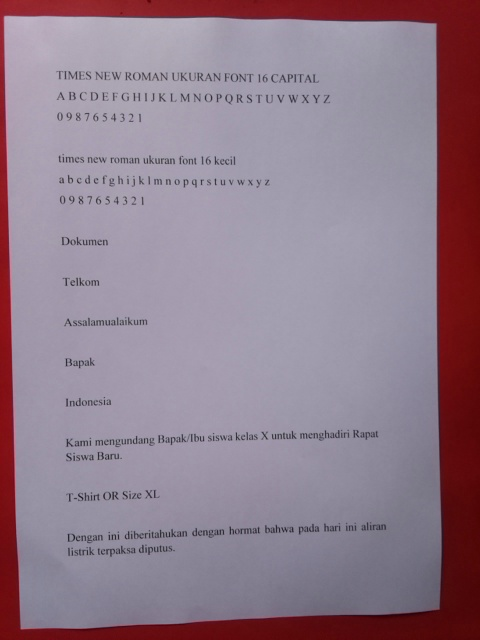
#> input picture developing/TIMESNEWROMAN16FIRST/UnwrappedDocument0.jpg, 480 x 640 px
$ python imagePreprocessing.py
#> lines starting #> are read from the running program, lines starting #| are printed output that depends on the picture; after the words box and inside, x2 and y2 are one past the last pixel; in counts of white or black regions, pixels touching at a corner belong together
import cv2
import numpy as np
import pytesseract

#tesseractFile = "C:\Program Files\Tesseract-OCR\Tesseract.exe"
#pytesseract.pytesseract.tesseract_cmd = tesseractFile

def stackImages(imgArray,scale,lables=[]):
    rows = len(imgArray)
    cols = len(imgArray[0])
    rowsAvailable = isinstance(imgArray[0], list)
    width = imgArray[0][0].shape[1]
    height = imgArray[0][0].shape[0]
    if rowsAvailable:
        for x in range(0, rows):
            for y in range(0, cols):
                imgArray[x][y] = cv2.resize(imgArray[x][y], (0, 0), None, scale, scale)
                if len(imgArray[x][y].shape) == 2: imgArray[x][y] = cv2.cvtColor(imgArray[x][y], cv2.COLOR_GRAY2BGR)
        imageBlank = np.zeros((height, width, 3), np.uint8)
        hor = [imageBlank] * rows
        hor_con = [imageBlank] * rows
        for x in range(0, rows):
            hor[x] = np.hstack(imgArray[x])
            hor_con[x] = np.concatenate(imgArray[x])
        ver = np.vstack(hor)
        ver_con = np.concatenate(hor)
    else:
        for x in range(0, rows):
            imgArray[x] = cv2.resize(imgArray[x], (0, 0), None, scale, scale)
            if len(imgArray[x].shape) == 2: imgArray[x] = cv2.cvtColor(imgArray[x], cv2.COLOR_GRAY2BGR)
        hor = np.hstack(imgArray)
        hor_con = np.concatenate(imgArray)
        ver = hor
    if len(lables) != 0:
        eachImgWidth = int(ver.shape[1] / cols)
        eachImgHeight = int(ver.shape[0] / rows)
        print(eachImgHeight)
        for d in range(0, rows):
            for c in range(0, cols):
                cv2.rectangle(ver, (c * eachImgWidth, eachImgHeight * d),
                              (c * eachImgWidth + len(lables[d][c]) * 13 + 27, 30 + eachImgHeight * d), (255, 255, 255),
                              cv2.FILLED)
                cv2.putText(ver, lables[d][c], (eachImgWidth * c + 10, eachImgHeight * d + 20),
                            cv2.FONT_HERSHEY_COMPLEX, 0.7, (255, 0, 255), 2)
    return ver


def recorder(myPoints):
    myPoints = myPoints.reshape((4, 2))
    myPointsNew = np.zeros((4, 1, 2), dtype=np.int32)
    add = myPoints.sum(1)

    myPointsNew[0] = myPoints[np.argmin(add)]
    myPointsNew[3] = myPoints[np.argmax(add)]
    diff = np.diff(myPoints, axis=1)
    myPointsNew[1] = myPoints[np.argmin(diff)]
    myPointsNew[2] = myPoints[np.argmax(diff)]
    return myPointsNew


def biggestContour(contours):
    biggest = np.array([])
    max_area = 0
    for i in contours:
        area = cv2.contourArea(i)
        if area > 5000:
            peri = cv2.arcLength(i, True)
            approx = cv2.approxPolyDP(i, 0.02 * peri, True)
            if area > max_area and len(approx) == 4:
                biggest = approx
                max_area = area
    return biggest, max_area

def drawRectangle(img, biggest, thickness):
    cv2.line(img, (biggest[0][0][0], biggest[0][0][1]), (biggest[1][0][0], biggest[1][0][1]), (0, 255, 0), thickness)
    cv2.line(img, (biggest[0][0][0], biggest[0][0][1]), (biggest[2][0][0], biggest[2][0][1]), (0, 255, 0), thickness)
    cv2.line(img, (biggest[3][0][0], biggest[3][0][1]), (biggest[2][0][0], biggest[2][0][1]), (0, 255, 0), thickness)
    cv2.line(img, (biggest[3][0][0], biggest[3][0][1]), (biggest[1][0][0], biggest[1][0][1]), (0, 255, 0), thickness)
    return img


def image():
    heightImg = 1280
    widthImg = 720
    imgBlank = np.zeros((heightImg, widthImg, 3), np.uint8)


    path = "TIMESNEWROMAN16FIRST/UnwrappedDocument0.jpg"
    img = cv2.imread(path)
#> img is the input picture: shape (640, 480, 3); mean B, G, R 140.3, 125.2, 145.2
    img = cv2.resize(img,(widthImg,heightImg))
#> img: shape (1280, 720, 3)
    kernel = np.ones((7, 7), np.uint8)

    imgGrey = cv2.cvtColor(img, cv2.COLOR_BGR2GRAY)

    imgBlur = cv2.GaussianBlur(imgGrey,(11,11),10) ## Gaussian Filter
    imgSharp = cv2.addWeighted(imgGrey, 1.0+3.0, imgBlur, -3.0, 0)
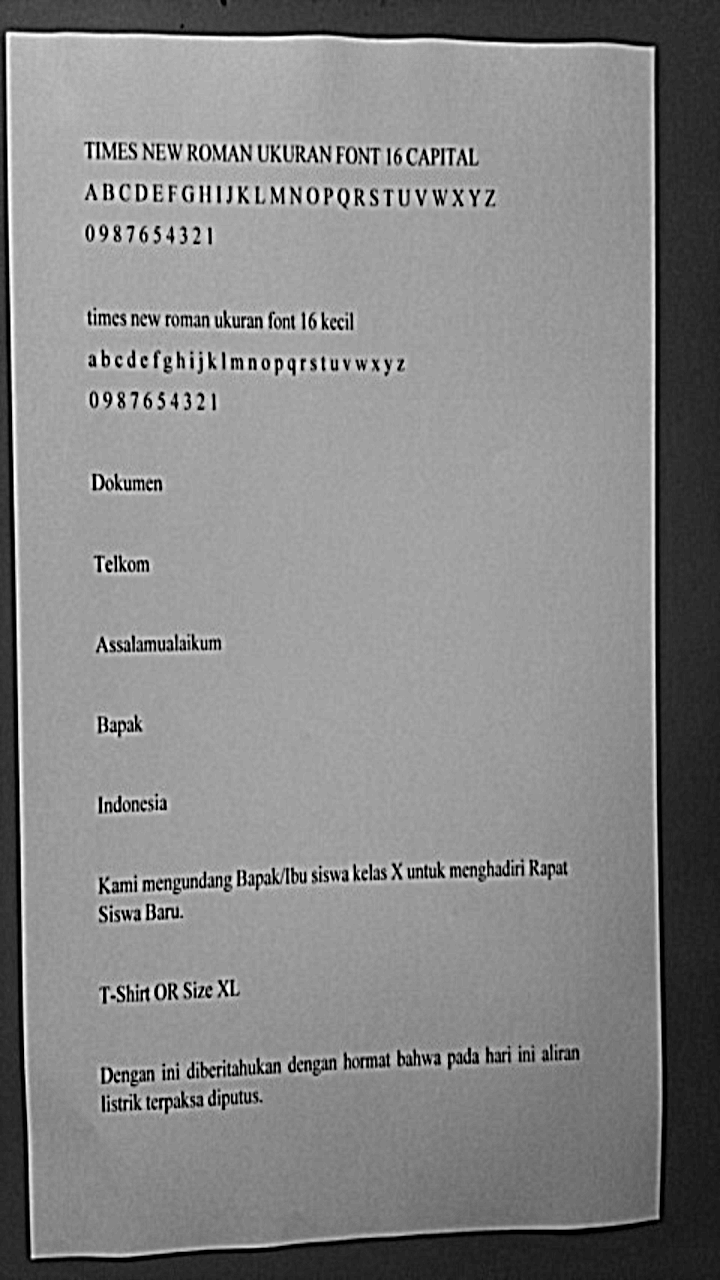
#> imgSharp: shape (1280, 720); min 0, max 255, mean 133.4

    # imgEro = cv2.erode(imgSharp, kernel, iterations=1)
    # imgDila = cv2.dilate(imgSharp, kernel, iterations=1)

    ret, imgThres = cv2.threshold(imgSharp,0,255,cv2.THRESH_BINARY+cv2.THRESH_OTSU)
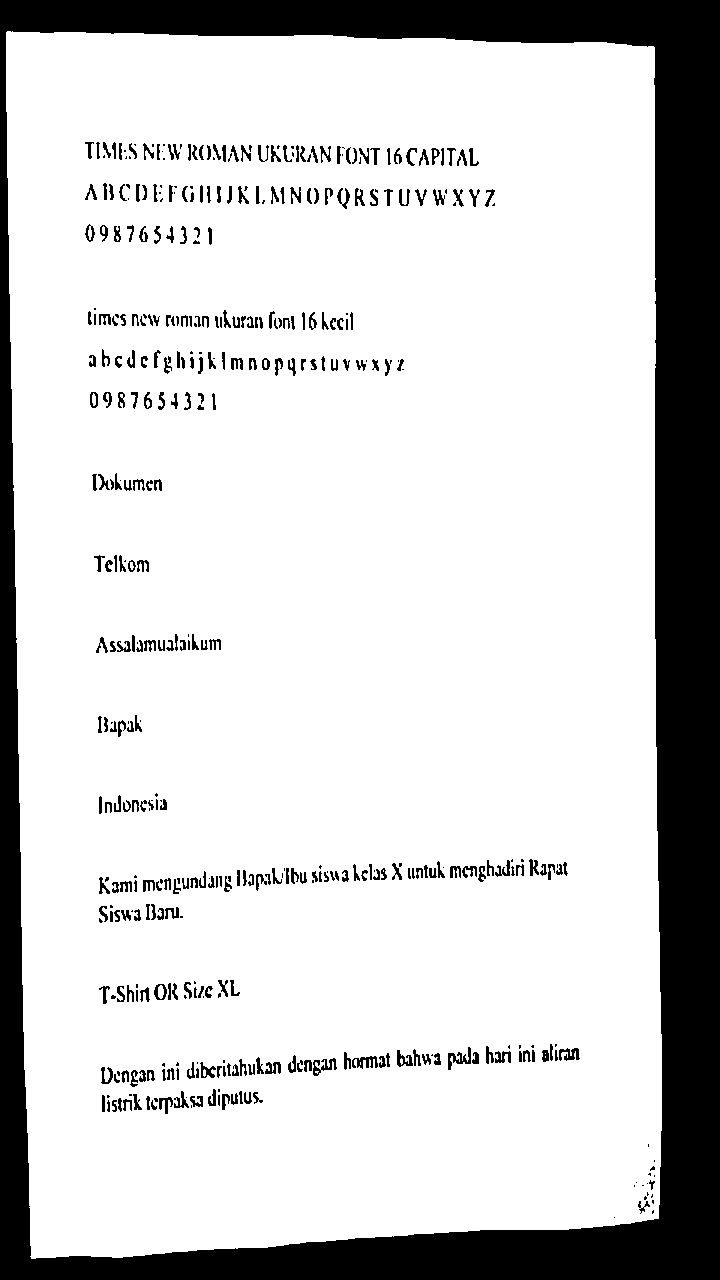
#> imgThres: shape (1280, 720); 81.5% white; 457 black regions (119 under 20 px)
#> ret = 96
    # imgEro = cv2.erode(imgThres, kernel, iterations=1)
    # imgDila = cv2.dilate(imgThres, kernel, iterations=1)

    ## FIND CONTOURS


    imgBigContour = img.copy()
    contours, hierarchy = cv2.findContours(imgThres,cv2.RETR_EXTERNAL,cv2.CHAIN_APPROX_SIMPLE)
#> contours = 1 contour; box (x1, y1, x2, y2) and area: (6, 31, 662, 1259) 768893

    biggest, maxArea = biggestContour(contours)
#> the loop in biggestContour, `for i in contours:` made 1 pass
#> (area, peri, biggest, max_area) on pass 1: (768893, 3727.5, [[7, 31], [31, 1258], [658, 1218], [654, 47]], 768893)
#> after the loop in biggestContour, `for i in contours:`: max_area = 768893
#> biggest = [[7, 31], [31, 1258], [658, 1218], [654, 47]]; maxArea = 768893
    print(biggest)
#| [[[   7   31]]
#|  [[  31 1258]]
#|  [[ 658 1218]]
#|  [[ 654   47]]]
    if biggest.size != 0:
        biggest = recorder(biggest)
#> in recorder, `myPoints = myPoints.reshape((4, 2))`: myPoints = [[7, 31], [31, 1258], [658, 1218], [654, 47]]
#> in recorder, `add = myPoints.sum(1)`: add = [38, 1289, 1876, 701]
#> in recorder, `diff = np.diff(myPoints, axis=1)`: diff = [24, 1227, 560, -607]
#> biggest = [[7, 31], [654, 47], [31, 1258], [658, 1218]]
        cv2.drawContours(imgBigContour,biggest,-1, (0,255,0),20)
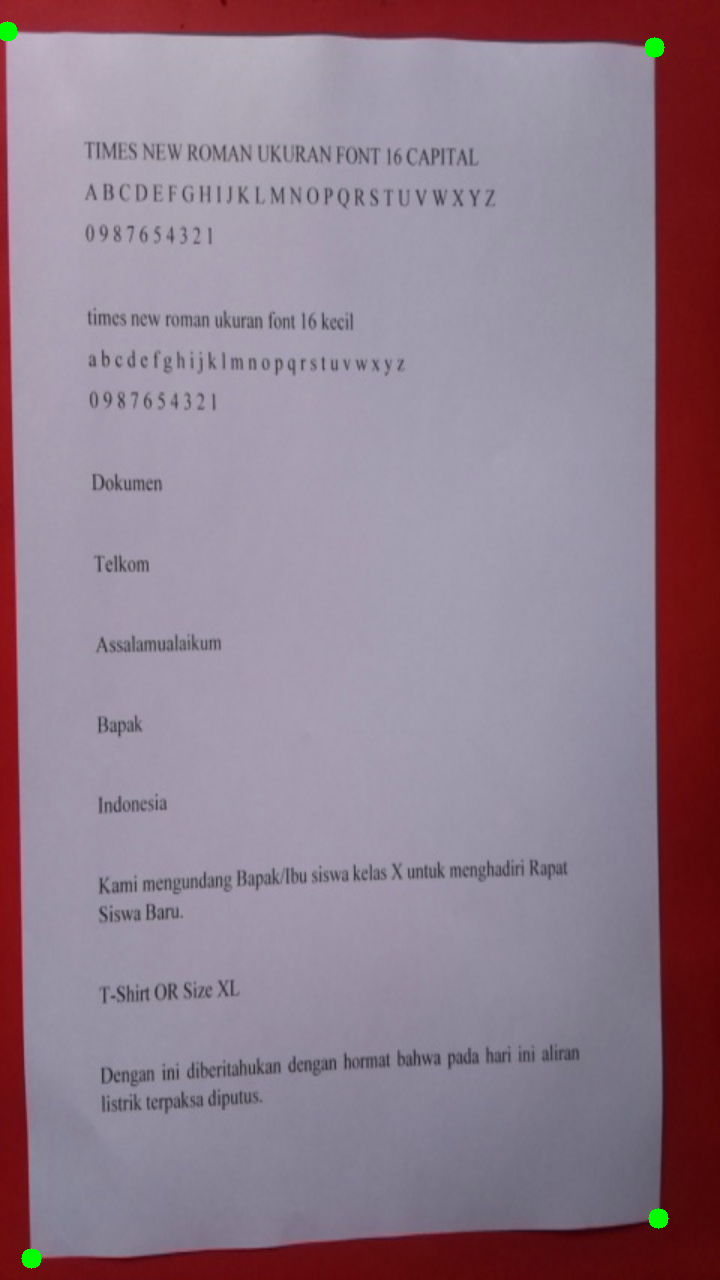
#> imgBigContour: shape (1280, 720, 3); mean B, G, R 140.2, 125.4, 144.9
        imgBigContour = drawRectangle(imgBigContour,biggest,2)
#> in drawRectangle, `cv2.line(img, (biggest[3][0][0], biggest[3][0][1]), (biggest[1][0][0],..`:
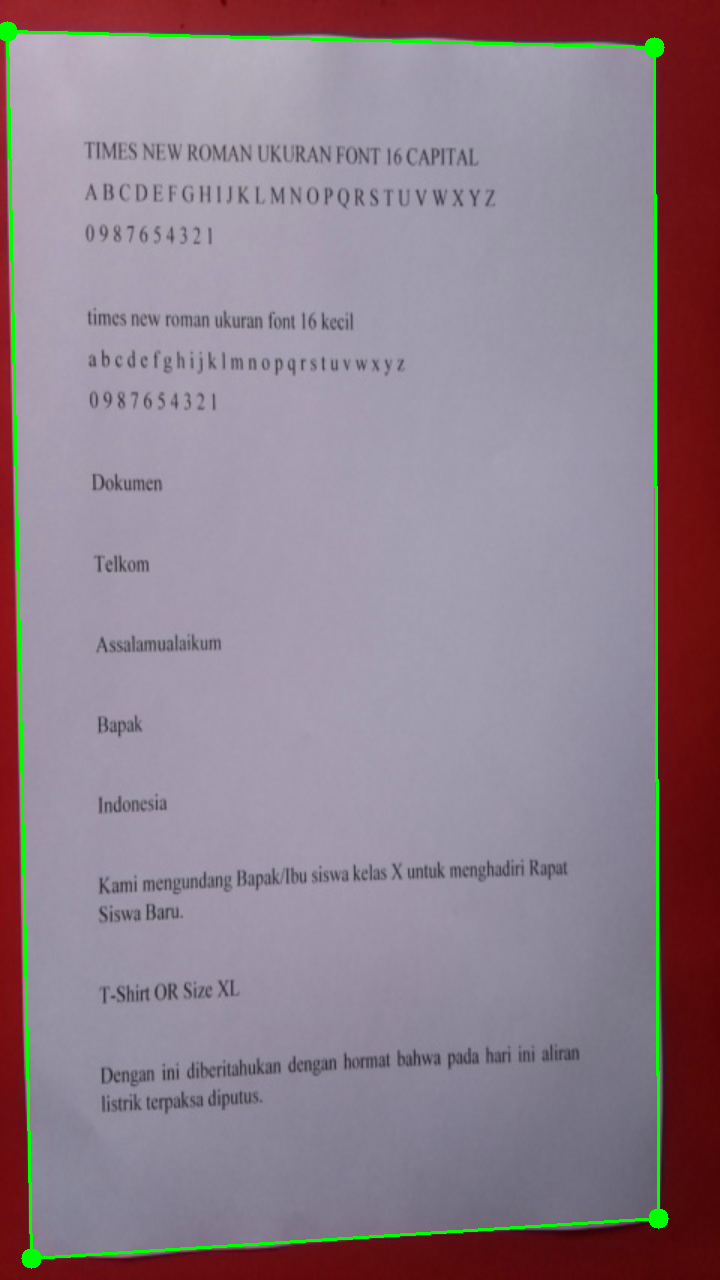
#> img: shape (1280, 720, 3); mean B, G, R 138.6, 127.1, 143.2
        pts1 = np.float32(biggest)
#> pts1 = [[7, 31], [654, 47], [31, 1258], [658, 1218]]
        pts2 = np.float32([[0, 0],[widthImg, 0], [0, heightImg],[widthImg, heightImg]])
        matrix = cv2.getPerspectiveTransform(pts1,pts2)
#> matrix = [[1.06, -0.0207, -6.78], [-0.025, 1.01, -31.15], [-7.14e-05, -2.35e-05, 1]]
        imgWarpColored = cv2.warpPerspective(imgThres, matrix,(widthImg,heightImg))
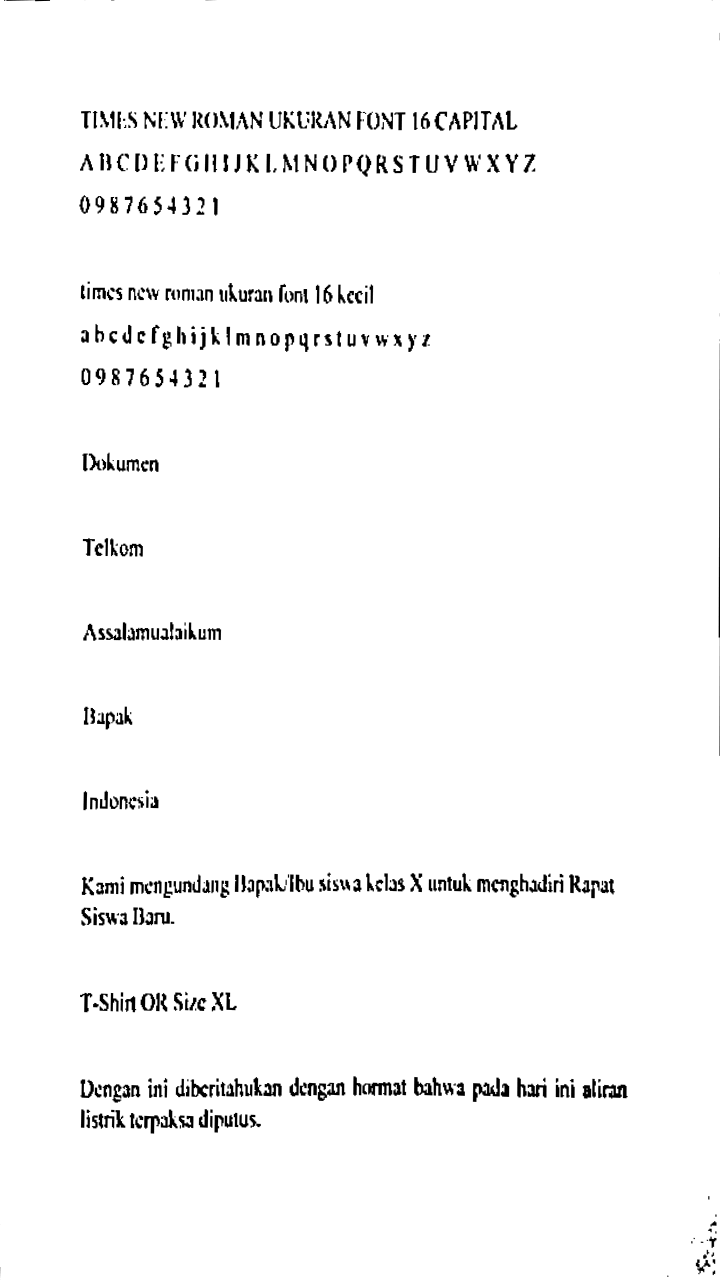
#> imgWarpColored: shape (1280, 720); min 0, max 255, mean 248.6


        imgWDilated = cv2.dilate(imgWarpColored,None,iterations=2)


    imageArray = ([img, imgGrey,imgBlur,imgSharp],[imgThres,imgBigContour,imgWarpColored,imgWDilated])

    lables = [["Original", "Gray", "Gaussian Filter", "Image Sharping"],
              ["Image Sharping","Image Big Contour","Warp Colored","Dilated"]]

    stackedImage = stackImages(imageArray,0.75,lables)
#> in stackImages, `rows = len(imgArray)`: rows = 2
#> in stackImages, `cols = len(imgArray[0])`: cols = 4
#> in stackImages, `rowsAvailable = isinstance(imgArray[0], list)`: rowsAvailable = True
#> in stackImages, `hor = [imageBlank] * rows`: hor = 2 items
#> in stackImages, `ver = np.vstack(hor)`:
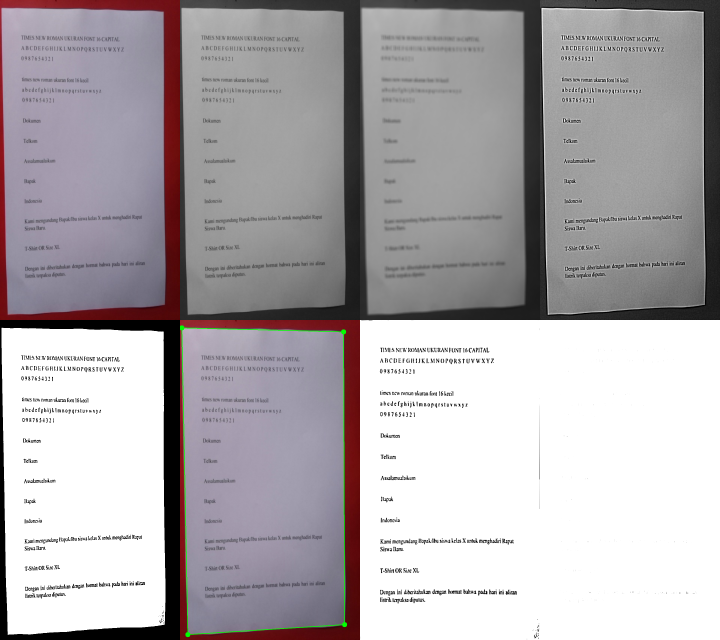
#> ver: shape (1920, 2160, 3) (shown at 1/3 size); mean of channels 0, 1, 2 173.7, 170.3, 174.8; drawn as B, G, R
#> in stackImages, `eachImgWidth = int(ver.shape[1] / cols)`: eachImgWidth = 540
#> in stackImages, `eachImgHeight = int(ver.shape[0] / rows)`: eachImgHeight = 960
#| 960

    #textOCR = pytesseract.image_to_string(imgThres, lang='eng')
    #print("Hasil OCR:  {}".format(textOCR))

    #cv2.imshow("Hasil",stackedImage)
    cv2.imshow("Original",img)
    cv2.imshow("Blur",imgBlur)
    cv2.imshow("Sharp", imgSharp)
    cv2.imwrite('sharpingnyoba.jpg',imgSharp)
    cv2.imshow("Threshold", imgThres)
    # cv2.imshow("Erosion", imgEro)
    # cv2.imshow("Dilatation", imgDila)
    cv2.waitKey(0)
    cv2.destroyAllWindows()


# [46 lines left out: function camera, not called in this run]


if __name__ == "__main__":
    image()
    #camera()
